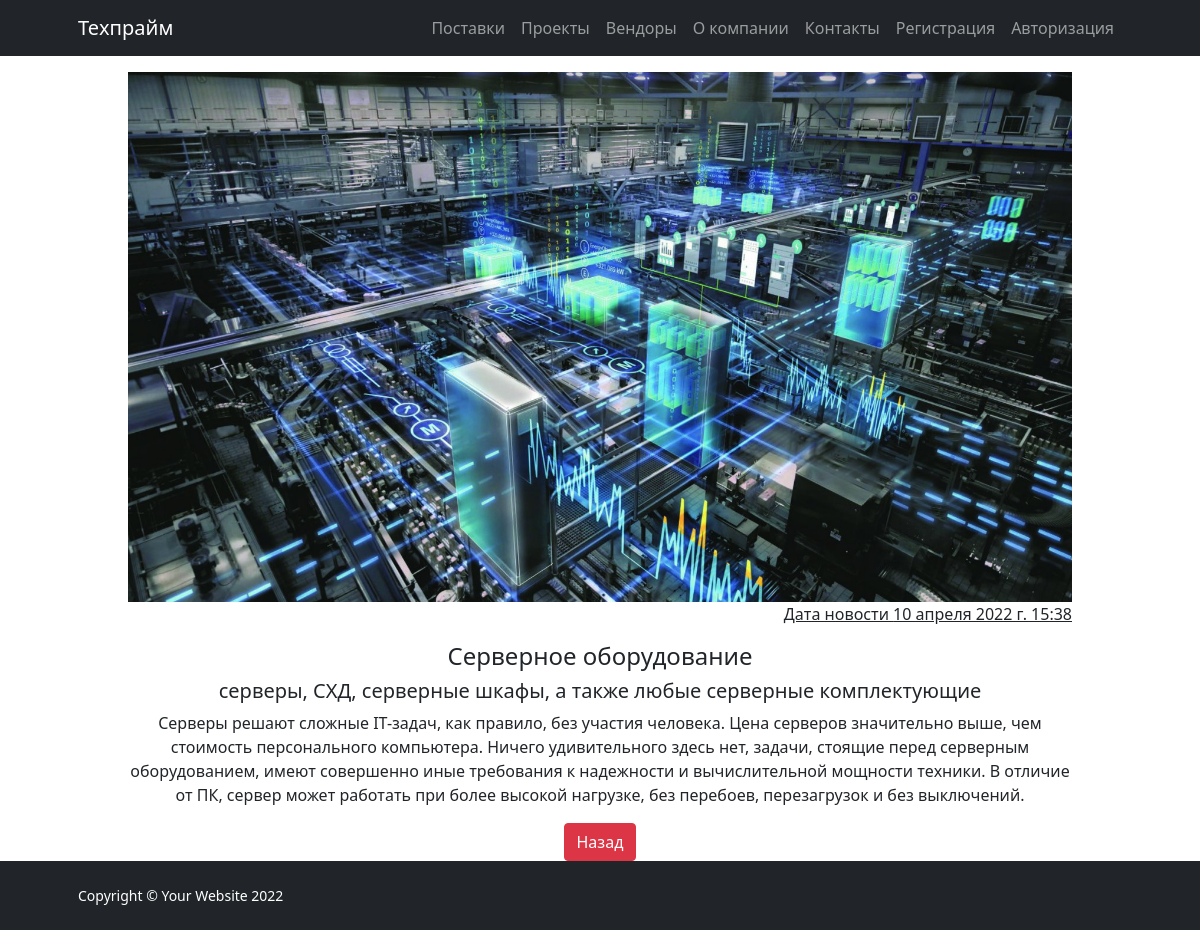
The app's page /card_info/2 with its own data.
### tehprime/models.py (models this page shows)
class Cart(models.Model):
    title = CharField(max_length=100, verbose_name="Заголовок")
    sub_title = CharField(max_length=100, verbose_name="Подзаголовок")
    description = models.TextField(verbose_name="Описание")
    date_posted = models.DateTimeField(default=timezone.now)
    image1 = ImageField(default='', upload_to="cart/images",
                        verbose_name="Изображение")

### tehprime/views.py (the view)
# urls.py: path('card_info/<int:card_id>', views.card_detail, name='card_detail'),
def card_detail(request, card_id):
    card = get_object_or_404(Cart, pk=card_id)
    return render(request, 'card_detail.html', {'card': card})

### tehprime/templates/card_detail.html (shortened to what this page needs)
{% extends 'home.html' %}
{% block content %}
<div class=" px-3 pt-3 "   >
    <div>
      <div class="bg-image text-center"
        data-mdb-ripple-color="light">
        <img src="{{card.image1.url}}" class="img-fluid" />
      </div>
      <div class="row mb-3">
        <div class="col-6">
        </div>
        <div class="col-6 text-end">
          <u> Дата новости {{card.date_posted}}</u>
        </div>
      </div>
      <div class="text-dark text-center">
        <h4>{{ card.title}}</h4>
        <h5>{{ card.sub_title}}</h5>
        <p>
            {{ card.description}}
        </p>
        <a href="javascript:history.go(-1)" class="btn btn-danger ">Назад</a>
      </div>
  </div>
</div>
{% endblock %}

### records on screen
Cart: image1 (picture), date_posted "10 апреля 2022 г. 15:38", title "Серверное оборудование", sub_title "серверы, СХД, серверные шкафы, а также любые серверные комплектующие", description "Серверы решают сложные IT-задач, как правило, без участия человека. Цена серверов значительно выше, чем стоимость персонального компьютера. Ничего удивительного здесь нет, задачи, стоящие перед серверным оборудованием, имеют совершенно иные требования к надежности и вычислительной мощности техники. В отличие от ПК, сервер может работать при более высокой нагрузке, без перебоев, перезагрузок и без выключений."
